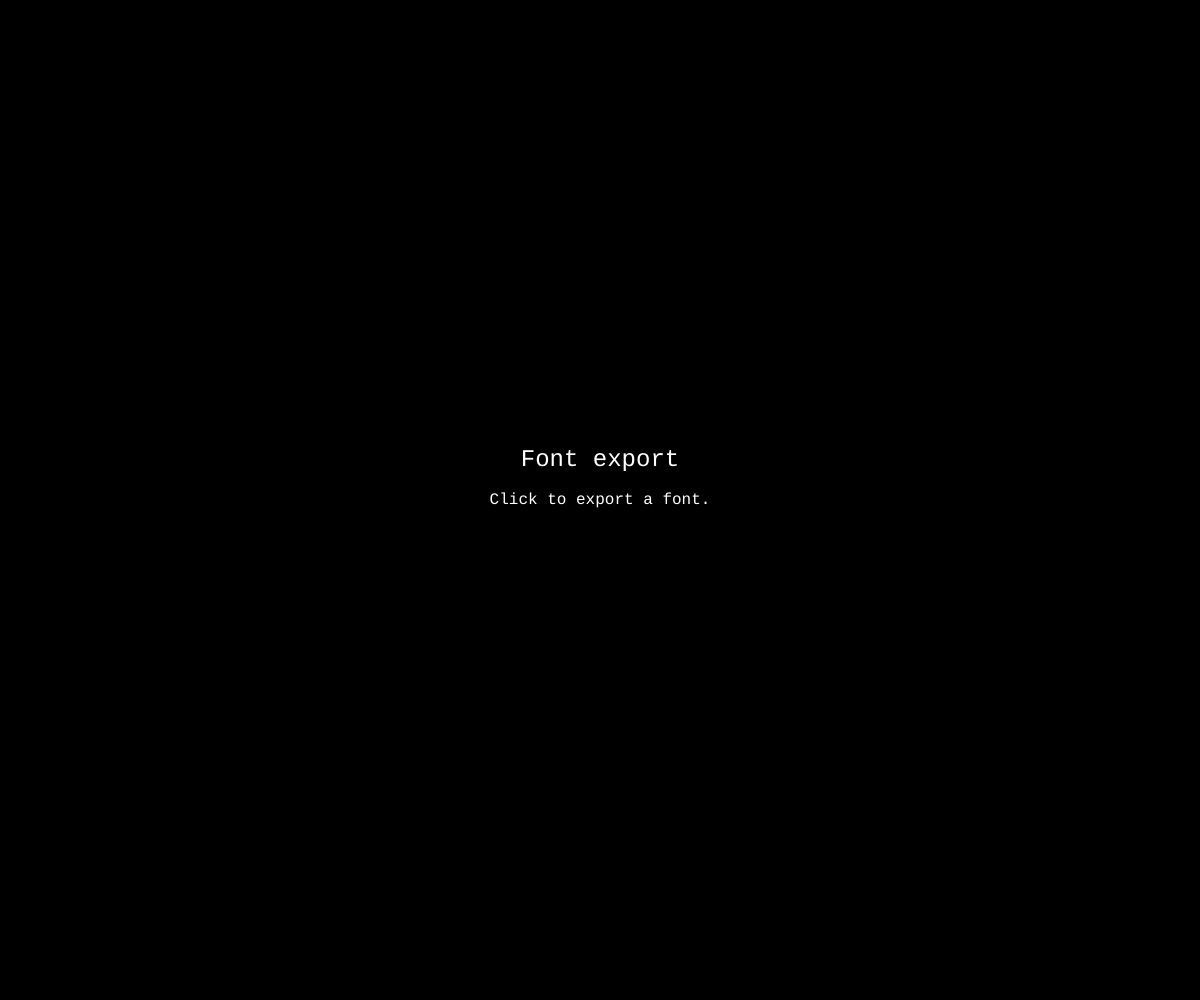
Frame 1 (no input)
Frame 2 (the mouse pressed at the canvas centre, redrawn once): identical to frame 1, image omitted

The p5.js sketch that drew this single still picture (run headless with seeded random() and noise() and a simulated clock; the mouse was pressed at the canvas centre and the sketch redrawn once):

// p5.js sketch
// ── sketch.js
/*
 * © 2026 Schultzschultz. Created for 'Schultzschultz Creative Coding Masterclass'.
 * For educational use only. All rights reserved.
 *
 * -----------------
 * Font Export
 * -----------------
 *
 * This sketch creates a minimal OpenType font from a fixed character set.
 * Press X to export a font where each glyph is a randomly sized rectangle.
 *
 * What this file does:
 * - Creates one opentype.Glyph per character in the exported character set.
 * - Builds each glyph path as a randomly sized rectangle.
 * - Combines the glyphs into an opentype.Font with basic font metrics.
 * - Downloads the generated font as an OTF file when X is pressed.
 */

const charset = [
  ...new Set([
    "a",
    "b",
    "c",
    "d",
    "e",
    "f",
    "g",
    "h",
    "i",
    "j",
    "k",
    "l",
    "m",
    "n",
    "o",
    "p",
    "q",
    "r",
    "s",
    "t",
    "u",
    "v",
    "w",
    "x",
    "y",
    "z",
    "A",
    "B",
    "C",
    "D",
    "E",
    "F",
    "G",
    "H",
    "I",
    "J",
    "K",
    "L",
    "M",
    "N",
    "O",
    "P",
    "Q",
    "R",
    "S",
    "T",
    "U",
    "V",
    "W",
    "X",
    "Y",
    "Z",
    "0",
    "1",
    "2",
    "3",
    "4",
    "5",
    "6",
    "7",
    "8",
    "9",
  ]),
];

function setup() {
  createCanvas(windowWidth, windowHeight);
  noLoop();
  fill(255);
  textFont("monospace");
  textAlign(CENTER, CENTER);
}

function draw() {
  background(0);
  textSize(24);
  text("Font export", width / 2, height / 2 - 40);
  textSize(16);
  text("Click to export a font.", width / 2, height / 2);
}

function mouseReleased() {
  exportFont();
}

// Creates one glyph whose outline is a random rectangle inside the em box.
function createRandomRectGlyph(char) {
  const left = random(80, 220);
  const right = random(380, 620);
  const bottom = random(-80, 120);
  const top = random(520, 780);
  const path = new opentype.Path();

  // Draw the glyph outline as a closed rectangle from the random bounds.
  path.moveTo(left, bottom);
  path.lineTo(right, bottom);
  path.lineTo(right, top);
  path.lineTo(left, top);
  path.close();

  return new opentype.Glyph({
    name: char === " " ? "space" : char, // Use the literal character as the glyph name, except for the space glyph.
    unicode: char.codePointAt(0), // Map the glyph to the character's Unicode code point.
    advanceWidth: 600, // Set a fixed horizontal spacing for the exported glyph.
    xMin: left, // Store the left edge of the glyph bounds.
    yMin: bottom, // Store the bottom edge of the glyph bounds.
    xMax: right, // Store the right edge of the glyph bounds.
    yMax: top, // Store the top edge of the glyph bounds.
    path, // Attach the rectangle outline path to the glyph.
  });
}

// Builds the font and downloads it as an OTF file.
function exportFont() {
  if (typeof opentype === "undefined") {
    statusText = "opentype.js is not loaded.";
    redraw();
    return;
  }

  const glyphs = [
    new opentype.Glyph({
      name: ".notdef",
      advanceWidth: 600,
      path: new opentype.Path(),
    }),
  ];

  // Add one rectangle-based glyph for each exported character.
  for (let index = 0; index < charset.length; index++) {
    const char = charset[index];
    glyphs.push(createRandomRectGlyph(char));
  }

  // Turn the generated glyph collection into an exportable OpenType font.
  const font = new opentype.Font({
    familyName: "MinimalRectFont",
    styleName: "Regular",
    unitsPerEm: 1000,
    ascender: 800,
    descender: -200,
    glyphs,
  });

  font.download("MinimalRectFont.otf");
  statusText = "Exported MinimalRectFont.otf";
  redraw();
}

function windowResized() {
  resizeCanvas(windowWidth, windowHeight);
  redraw();
}
